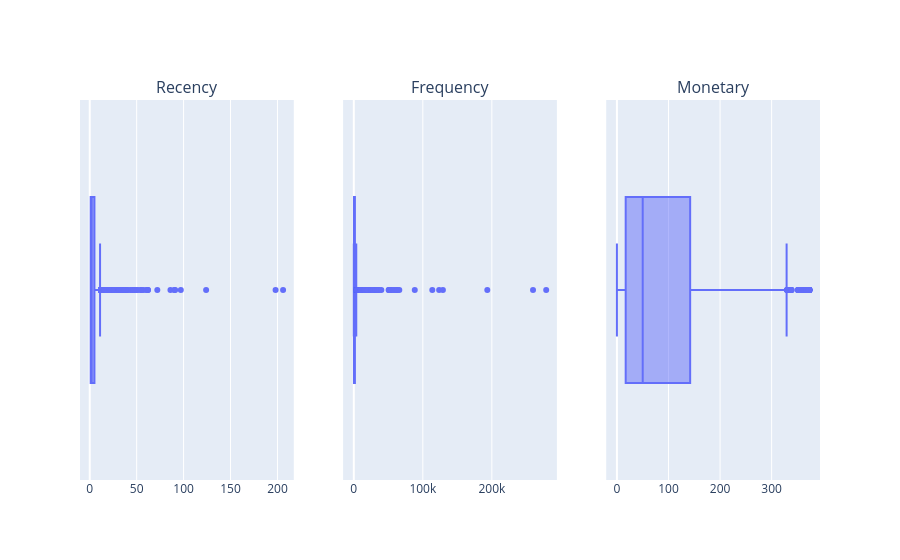

Here is the notebook cell this chart was saved with:
### Markdown cell above
Once you've prepared the RFM table, visualize each of the three components, perhaps using a boxplot. You'll get results similar to the following (the graphs may vary depending on how you preprocess the data):

### Code cell
boxes = [px.box(rfm_table, x=column) for column in rfm_table.columns]
fig = make_subplots(
    rows=1, cols=3, 
    subplot_titles=(
        "Recency","Frequency", "Monetary"
    )
)

for i, box in enumerate(boxes):
    fig.add_trace(boxes[i]['data'][0], row=1, col=i+1)

fig.update_layout(showlegend=True)
#fig.write_html('plotly/boxplot_1.html')
fig.show()

### Figure 1 — Plotly figure (JSON) as saved in the notebook; plotly's stock layout.template omitted (floating-point values rounded to 4 significant figures; data arrays with more than 128 entries replaced by an {"elided": "..."} marker saying what was removed)
{"data": [{"alignmentgroup": "True", "hovertemplate": "Frequency=%{x}<extra></extra>", "legendgroup": "", "marker": {"color": "#636efa"}, "name": "", "notched": false, "offsetgroup": "", "orientation": "h", "showlegend": false, "type": "box", "x": {"elided": "4334 int values"}, "x0": " ", "xaxis": "x", "y0": " ", "yaxis": "y"}, {"alignmentgroup": "True", "hovertemplate": "Monetary=%{x}<extra></extra>", "legendgroup": "", "marker": {"color": "#636efa"}, "name": "", "notched": false, "offsetgroup": "", "orientation": "h", "showlegend": false, "type": "box", "x": {"elided": "4334 float values"}, "x0": " ", "xaxis": "x2", "y0": " ", "yaxis": "y2"}, {"alignmentgroup": "True", "hovertemplate": "Recency=%{x}<extra></extra>", "legendgroup": "", "marker": {"color": "#636efa"}, "name": "", "notched": false, "offsetgroup": "", "orientation": "h", "showlegend": false, "type": "box", "x": {"elided": "4334 int values"}, "x0": " ", "xaxis": "x3", "y0": " ", "yaxis": "y3"}], "layout": {"annotations": [{"font": {"size": 16}, "showarrow": false, "text": "Recency", "x": 0.1444, "xanchor": "center", "xref": "paper", "y": 1, "yanchor": "bottom", "yref": "paper"}, {"font": {"size": 16}, "showarrow": false, "text": "Frequency", "x": 0.5, "xanchor": "center", "xref": "paper", "y": 1, "yanchor": "bottom", "yref": "paper"}, {"font": {"size": 16}, "showarrow": false, "text": "Monetary", "x": 0.8556, "xanchor": "center", "xref": "paper", "y": 1, "yanchor": "bottom", "yref": "paper"}], "autosize": true, "showlegend": true, "xaxis": {"anchor": "y", "autorange": true, "domain": [0, 0.2889], "range": [-10.39, 217.4], "type": "linear"}, "xaxis2": {"anchor": "y2", "autorange": true, "domain": [0.3556, 0.6444], "range": [-15490.0, 294200.0], "type": "linear"}, "xaxis3": {"anchor": "y3", "autorange": true, "domain": [0.7111, 1], "range": [-20.72, 393.7], "type": "linear"}, "yaxis": {"anchor": "x", "autorange": true, "domain": [0, 1], "range": [-0.5, 0.5], "type": "category"}, "yaxis2": {"anchor": "x2", "autorange": true, "domain": [0, 1], "range": [-0.5, 0.5], "type": "category"}, "yaxis3": {"anchor": "x3", "autorange": true, "domain": [0, 1], "range": [-0.5, 0.5], "type": "category"}}}
